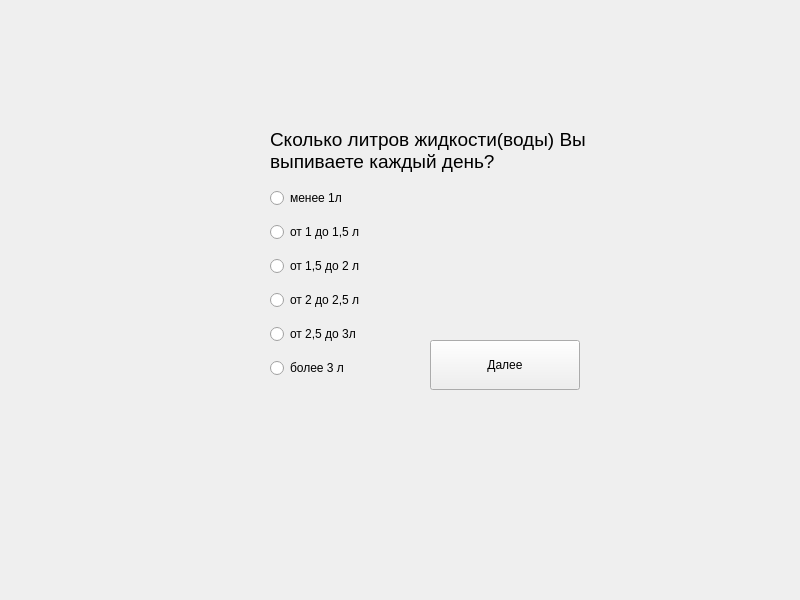
<?xml version="1.0" encoding="UTF-8"?>
<ui version="4.0">
 <class>TestWindow5</class>
 <widget class="QWidget" name="TestWindow5">
  <property name="geometry">
   <rect>
    <x>0</x>
    <y>0</y>
    <width>800</width>
    <height>600</height>
   </rect>
  </property>
  <property name="minimumSize">
   <size>
    <width>800</width>
    <height>600</height>
   </size>
  </property>
  <property name="maximumSize">
   <size>
    <width>800</width>
    <height>600</height>
   </size>
  </property>
  <property name="windowIcon">
   <iconset resource="resources.qrc">
    <normaloff>:/pract/image.png</normaloff>:/pract/image.png</iconset>
  </property>
  <widget class="QLabel" name="label">
   <property name="geometry">
    <rect>
     <x>270</x>
     <y>120</y>
     <width>381</width>
     <height>61</height>
    </rect>
   </property>
   <property name="font">
    <font>
     <pointsize>14</pointsize>
    </font>
   </property>
   <property name="autoFillBackground">
    <bool>false</bool>
   </property>
   <property name="text">
    <string>Сколько литров жидкости(воды) Вы выпиваете каждый день?</string>
   </property>
   <property name="scaledContents">
    <bool>false</bool>
   </property>
   <property name="wordWrap">
    <bool>true</bool>
   </property>
  </widget>
  <widget class="QPushButton" name="nextPageButton">
   <property name="geometry">
    <rect>
     <x>430</x>
     <y>340</y>
     <width>150</width>
     <height>50</height>
    </rect>
   </property>
   <property name="styleSheet">
    <string notr="true"/>
   </property>
   <property name="text">
    <string>Далее</string>
   </property>
  </widget>
  <widget class="QWidget" name="layoutWidget">
   <property name="geometry">
    <rect>
     <x>270</x>
     <y>180</y>
     <width>161</width>
     <height>211</height>
    </rect>
   </property>
   <layout class="QVBoxLayout" name="verticalLayout">
    <item>
     <widget class="QRadioButton" name="radioButton">
      <property name="text">
       <string>менее 1л</string>
      </property>
     </widget>
    </item>
    <item>
     <widget class="QRadioButton" name="radioButton_2">
      <property name="text">
       <string>от 1 до 1,5 л</string>
      </property>
     </widget>
    </item>
    <item>
     <widget class="QRadioButton" name="radioButton_3">
      <property name="text">
       <string>от 1,5 до 2 л</string>
      </property>
     </widget>
    </item>
    <item>
     <widget class="QRadioButton" name="radioButton_4">
      <property name="text">
       <string>от 2 до 2,5 л</string>
      </property>
     </widget>
    </item>
    <item>
     <widget class="QRadioButton" name="radioButton_5">
      <property name="text">
       <string>от 2,5 до 3л</string>
      </property>
     </widget>
    </item>
    <item>
     <widget class="QRadioButton" name="radioButton_6">
      <property name="text">
       <string>более 3 л</string>
      </property>
     </widget>
    </item>
   </layout>
  </widget>
 </widget>
 <resources>
  <include location="resources.qrc"/>
 </resources>
 <connections/>
</ui>
